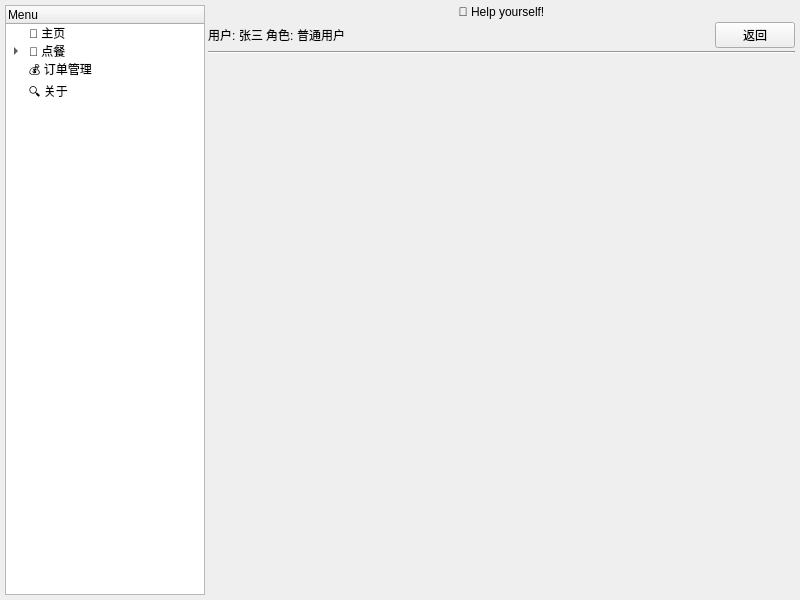
<?xml version="1.0" encoding="UTF-8"?>
<ui version="4.0">
 <class>MainWindow</class>
 <widget class="QMainWindow" name="MainWindow">
  <property name="geometry">
   <rect>
    <x>0</x>
    <y>0</y>
    <width>800</width>
    <height>600</height>
   </rect>
  </property>
  <property name="windowTitle">
   <string>肘，跟我干饭！</string>
  </property>
  <widget class="QWidget" name="centralwidget">
   <layout class="QGridLayout" name="gridLayout">
    <property name="leftMargin">
     <number>5</number>
    </property>
    <property name="topMargin">
     <number>5</number>
    </property>
    <property name="rightMargin">
     <number>5</number>
    </property>
    <property name="bottomMargin">
     <number>5</number>
    </property>
    <property name="spacing">
     <number>3</number>
    </property>
    <item row="0" column="0">
     <layout class="QHBoxLayout" name="horizontalLayout_2" stretch="0,5">
      <item>
       <widget class="QTreeWidget" name="treeWidget">
        <property name="maximumSize">
         <size>
          <width>200</width>
          <height>16777215</height>
         </size>
        </property>
        <column>
         <property name="text">
          <string>Menu</string>
         </property>
        </column>
        <item>
         <property name="text">
          <string>👀 主页</string>
         </property>
        </item>
        <item>
         <property name="text">
          <string>🍚 点餐</string>
         </property>
         <item>
          <property name="text">
           <string>🏪 荔园一食堂</string>
          </property>
          <item>
           <property name="text">
            <string>一楼</string>
           </property>
           <item>
            <property name="text">
             <string>🐠 酸菜鱼</string>
            </property>
           </item>
           <item>
            <property name="text">
             <string>🥗 西北风味</string>
            </property>
           </item>
          </item>
         </item>
         <item>
          <property name="text">
           <string>🏪 荔园二食堂</string>
          </property>
          <item>
           <property name="text">
            <string>一楼</string>
           </property>
           <item>
            <property name="text">
             <string>🍮 豆花</string>
            </property>
           </item>
           <item>
            <property name="text">
             <string>🥘 经典小炒</string>
            </property>
           </item>
          </item>
          <item>
           <property name="text">
            <string>二楼</string>
           </property>
           <item>
            <property name="text">
             <string>👨🏻‍🍳 东北菜</string>
            </property>
           </item>
          </item>
         </item>
        </item>
        <item>
         <property name="text">
          <string>💰 订单管理</string>
         </property>
        </item>
        <item>
         <property name="text">
          <string>🔍 关于</string>
         </property>
        </item>
       </widget>
      </item>
      <item>
       <layout class="QVBoxLayout" name="verticalLayout_2">
        <item>
         <layout class="QVBoxLayout" name="verticalLayout">
          <item>
           <widget class="QLabel" name="label">
            <property name="styleSheet">
             <string notr="true">font: 14pt &quot;宋体&quot;;</string>
            </property>
            <property name="text">
             <string>🥳 Help yourself!</string>
            </property>
            <property name="alignment">
             <set>Qt::AlignCenter</set>
            </property>
           </widget>
          </item>
          <item>
           <layout class="QHBoxLayout" name="horizontalLayout">
            <item>
             <widget class="QLabel" name="label_2">
              <property name="styleSheet">
               <string notr="true">font: 12pt &quot;宋体&quot;;</string>
              </property>
              <property name="text">
               <string>用户:</string>
              </property>
             </widget>
            </item>
            <item>
             <widget class="QLabel" name="current_username_label">
              <property name="styleSheet">
               <string notr="true">font: 12pt &quot;宋体&quot;;</string>
              </property>
              <property name="text">
               <string>张三</string>
              </property>
             </widget>
            </item>
            <item>
             <widget class="QLabel" name="label_4">
              <property name="styleSheet">
               <string notr="true">font: 12pt &quot;宋体&quot;;</string>
              </property>
              <property name="text">
               <string>角色:</string>
              </property>
             </widget>
            </item>
            <item>
             <widget class="QLabel" name="current_role_label">
              <property name="styleSheet">
               <string notr="true">font: 12pt &quot;宋体&quot;;</string>
              </property>
              <property name="text">
               <string>普通用户</string>
              </property>
             </widget>
            </item>
            <item>
             <spacer name="horizontalSpacer">
              <property name="orientation">
               <enum>Qt::Horizontal</enum>
              </property>
              <property name="sizeHint" stdset="0">
               <size>
                <width>40</width>
                <height>20</height>
               </size>
              </property>
             </spacer>
            </item>
            <item>
             <widget class="QPushButton" name="pushButton">
              <property name="styleSheet">
               <string notr="true">font: 12pt &quot;宋体&quot;;</string>
              </property>
              <property name="text">
               <string>返回</string>
              </property>
             </widget>
            </item>
           </layout>
          </item>
         </layout>
        </item>
        <item>
         <widget class="Line" name="line_2">
          <property name="maximumSize">
           <size>
            <width>16777215</width>
            <height>2</height>
           </size>
          </property>
          <property name="styleSheet">
           <string notr="true">background-color: rgb(222, 222, 222);</string>
          </property>
          <property name="orientation">
           <enum>Qt::Horizontal</enum>
          </property>
         </widget>
        </item>
        <item>
         <widget class="QStackedWidget" name="stackedWidget">
          <widget class="QWidget" name="page"/>
          <widget class="QWidget" name="page_2"/>
         </widget>
        </item>
       </layout>
      </item>
     </layout>
    </item>
   </layout>
  </widget>
 </widget>
 <resources/>
 <connections/>
</ui>
